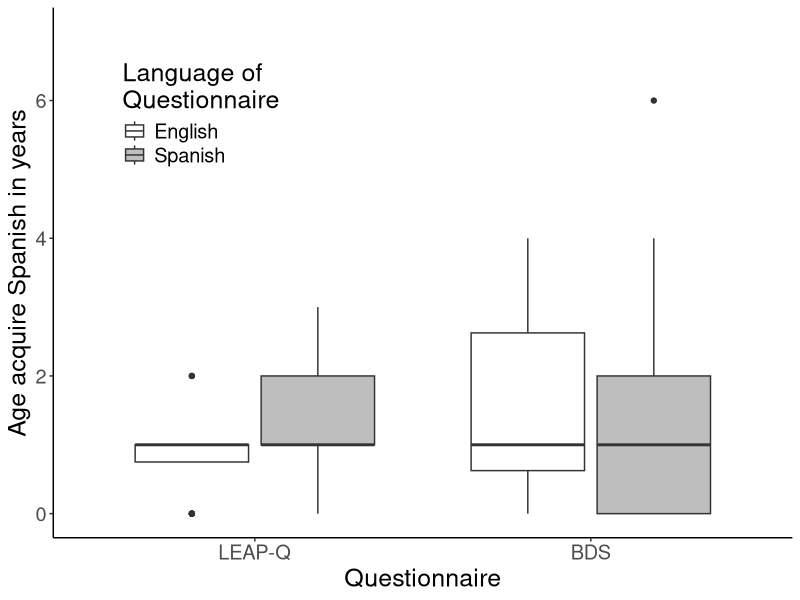

Reproduce this figure in R.
## LOAD PACKAGES ####
library(ggplot2)


## READ IN DATA AND ORGANIZE ####
leap = read.table("data/leapq.txt", header=T, sep="\t")
bds = read.table("data/bds.txt", header=T, sep="\t")

leap_age_s_acquire = subset(leap, select=c(form_lg, s_acquire_age))
	leap_age_s_acquire$form = "LEAP-Q"
bds_age_s_acquire = subset(bds, select=c(form_lg, age_spanish))
	names(bds_age_s_acquire)[names(bds_age_s_acquire)=="age_spanish"] <- "s_acquire_age"
	bds_age_s_acquire$form = "BDS"
	
age_s_acquire = rbind(leap_age_s_acquire, bds_age_s_acquire)

age_s_acquire$form_lg = factor(age_s_acquire$form_lg, levels=c(0, 1), labels=c("English", "Spanish"))

age_s_acquire$form = factor(age_s_acquire$form, levels=c("LEAP-Q", "BDS"))


## MAKE FIGURES ####
# Age acquire Spanish
comb_s_age_plot <- ggplot(data = age_s_acquire, aes(x=form, y=s_acquire_age)) +
					geom_boxplot(aes(fill=form_lg)) +
					theme_bw() +
             		scale_fill_manual(values=c("white", "grey")) +
					xlab("Questionnaire") +
					ylab("Age acquire Spanish in years") +
					#ggtitle("LEAP-Q and BDS") +
					guides(fill=guide_legend(title="Language of\nQuestionnaire")) +
					theme(text=element_text(size=18), title=element_text(size=18), axis.line = element_line(colour="black"), panel.grid.major=element_blank(), panel.grid.minor=element_blank(), panel.border = element_blank(), panel.background = element_blank(), legend.position=c(0.2,0.8), legend.key=element_blank()) +
					scale_y_continuous(limits=c(0, 7))
	pdf("../Figures/s_age.pdf")
comb_s_age_plot
	dev.off()
